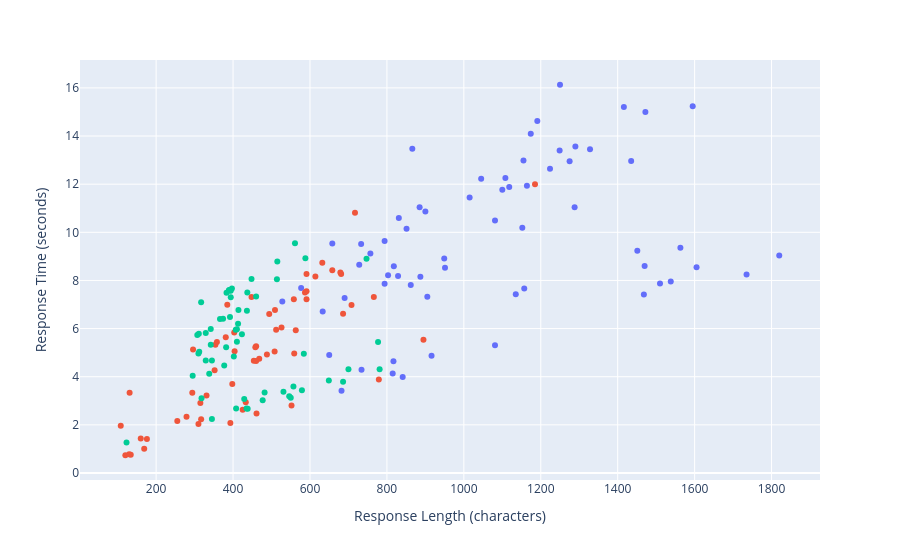

This figure's notebook cell:
### Code cell
fig = px.scatter(df, x='response_length', y='response_time_sec', color='prompt',
                 hover_data=df.columns)
fig.update_layout(showlegend=False, 
                  xaxis_title='Response Length (characters)',
                  yaxis_title='Response Time (seconds)')
fig.show()

### Figure 1 — Plotly figure (JSON) as saved in the notebook; plotly's stock layout.template omitted (floating-point values rounded to 4 significant figures; data arrays with more than 128 entries replaced by an {"elided": "..."} marker saying what was removed)
{"data": [{"customdata": {"elided": "64x7 mixed values"}, "hovertemplate": "prompt=%{customdata[5]}<br>response_length=%{x}<br>response_time_sec=%{y}<br>timestamp=%{customdata[0]}<br>ram=%{customdata[1]}<br>database=%{customdata[2]}<br>embedding=%{customdata[3]}<br>llm=%{customdata[4]}<br>prompt_length=%{customdata[6]}<extra></extra>", "legendgroup": "What is the difference between a list where memory is contiguously allocated and a list where linked structures are used?", "marker": {"color": "#636efa", "symbol": "circle"}, "mode": "markers", "name": "What is the difference between a list where memory is contiguously allocated and a list where linked structures are used?", "orientation": "v", "showlegend": true, "type": "scatter", "x": [866, 803, 1595, 757, 905, 841, 900, 794, 887, 1290, 1605, 682, 1191, 1224, 1152, 1045, 1563, 1081, 831, 818, 862, 851, 916, 1820, 1416, 1118, 829, 728, 1157, 817, 1250, 1472, 1435, 1100, 1470, 1538, 577, 1328, 949, 794, 1451, 1468, 658, 1249, 1164, 1155, 1135, 1735, 1174, 1275, 1288, 1108, 650, 1510, 885, 690, 1081, 733, 734, 815, 528, 633, 951, 1015], "xaxis": "x", "y": [13.47, 8.22, 15.23, 9.123, 7.319, 3.992, 10.87, 7.865, 8.158, 13.56, 8.544, 3.413, 14.63, 12.64, 10.19, 12.23, 9.356, 5.307, 10.59, 8.59, 7.81, 10.15, 4.873, 9.038, 15.21, 11.88, 8.184, 8.656, 7.665, 4.647, 16.13, 15.0, 12.97, 11.77, 8.604, 7.958, 7.684, 13.45, 8.912, 9.641, 9.233, 7.413, 9.533, 13.4, 11.93, 12.98, 7.43, 8.248, 14.1, 12.96, 11.04, 12.26, 4.9, 7.87, 11.05, 7.267, 10.49, 9.51, 4.295, 4.134, 7.124, 6.708, 8.525, 11.44], "yaxis": "y"}, {"customdata": {"elided": "60x7 mixed values"}, "hovertemplate": "prompt=%{customdata[5]}<br>response_length=%{x}<br>response_time_sec=%{y}<br>timestamp=%{customdata[0]}<br>ram=%{customdata[1]}<br>database=%{customdata[2]}<br>embedding=%{customdata[3]}<br>llm=%{customdata[4]}<br>prompt_length=%{customdata[6]}<extra></extra>", "legendgroup": "When are linked lists faster than contiguously-allocated lists?", "marker": {"color": "#EF553B", "symbol": "circle"}, "mode": "markers", "name": "When are linked lists faster than contiguously-allocated lists?", "orientation": "v", "showlegend": true, "type": "scatter", "x": [354, 460, 708, 358, 433, 779, 587, 458, 331, 658, 255, 134, 403, 352, 398, 681, 310, 169, 679, 1185, 686, 591, 279, 393, 632, 108, 468, 558, 315, 120, 448, 563, 454, 509, 488, 552, 385, 591, 508, 591, 294, 425, 494, 404, 460, 381, 176, 130, 717, 512, 559, 296, 160, 461, 131, 526, 766, 614, 317, 895], "xaxis": "x", "y": [5.325, 5.262, 6.981, 5.446, 2.937, 3.888, 7.495, 5.224, 3.221, 8.428, 2.162, 0.7596, 5.834, 4.265, 3.696, 8.273, 2.035, 1.013, 8.334, 12.0, 6.615, 7.553, 2.342, 2.076, 8.74, 1.967, 4.75, 7.224, 2.914, 0.7379, 7.311, 5.929, 4.665, 6.769, 4.926, 2.808, 6.987, 7.219, 5.044, 8.267, 3.338, 2.631, 6.606, 5.056, 4.656, 5.639, 1.416, 0.775, 10.82, 5.953, 4.969, 5.135, 1.432, 2.468, 3.333, 6.05, 7.31, 8.163, 2.237, 5.538], "yaxis": "y"}, {"customdata": {"elided": "60x7 mixed values"}, "hovertemplate": "prompt=%{customdata[5]}<br>response_length=%{x}<br>response_time_sec=%{y}<br>timestamp=%{customdata[0]}<br>ram=%{customdata[1]}<br>database=%{customdata[2]}<br>embedding=%{customdata[3]}<br>llm=%{customdata[4]}<br>prompt_length=%{customdata[6]}<extra></extra>", "legendgroup": "What does the $nin operator mean in a Mongo query?", "marker": {"color": "#00cc96", "symbol": "circle"}, "mode": "markers", "name": "What does the $nin operator mean in a Mongo query?", "orientation": "v", "showlegend": true, "type": "scatter", "x": [437, 460, 747, 414, 477, 546, 397, 407, 423, 394, 123, 686, 389, 514, 345, 329, 429, 557, 374, 588, 410, 307, 438, 700, 317, 342, 377, 448, 318, 649, 390, 410, 295, 342, 777, 345, 392, 310, 382, 311, 584, 550, 383, 436, 402, 515, 408, 781, 394, 312, 329, 392, 482, 579, 561, 413, 338, 366, 531, 435], "xaxis": "x", "y": [7.498, 7.333, 8.899, 6.773, 3.025, 3.191, 7.666, 5.956, 5.761, 7.299, 1.269, 3.787, 7.58, 8.055, 4.677, 5.817, 3.077, 3.596, 6.411, 8.926, 5.455, 5.732, 2.669, 4.31, 7.099, 5.326, 4.466, 8.065, 3.104, 3.843, 7.606, 5.972, 4.04, 5.983, 5.444, 2.248, 7.595, 4.961, 5.23, 5.79, 4.952, 3.128, 7.487, 6.744, 4.845, 8.791, 2.677, 4.309, 7.577, 5.04, 4.673, 6.487, 3.345, 3.44, 9.542, 6.202, 4.125, 6.403, 3.378, 2.684], "yaxis": "y"}], "layout": {"legend": {"title": {"text": "prompt"}, "tracegroupgap": 0}, "margin": {"t": 60}, "showlegend": false, "xaxis": {"anchor": "y", "domain": [0, 1], "title": {"text": "Response Length (characters)"}}, "yaxis": {"anchor": "x", "domain": [0, 1], "title": {"text": "Response Time (seconds)"}}}}
